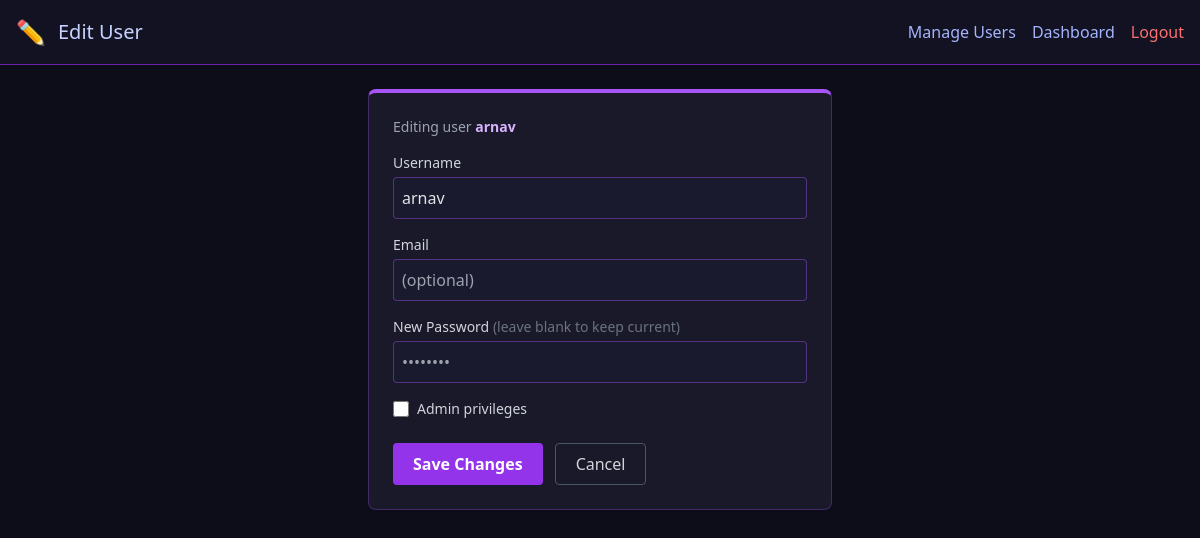
The page /admin/user/edit/3 (signed in) on the database as committed earlier.
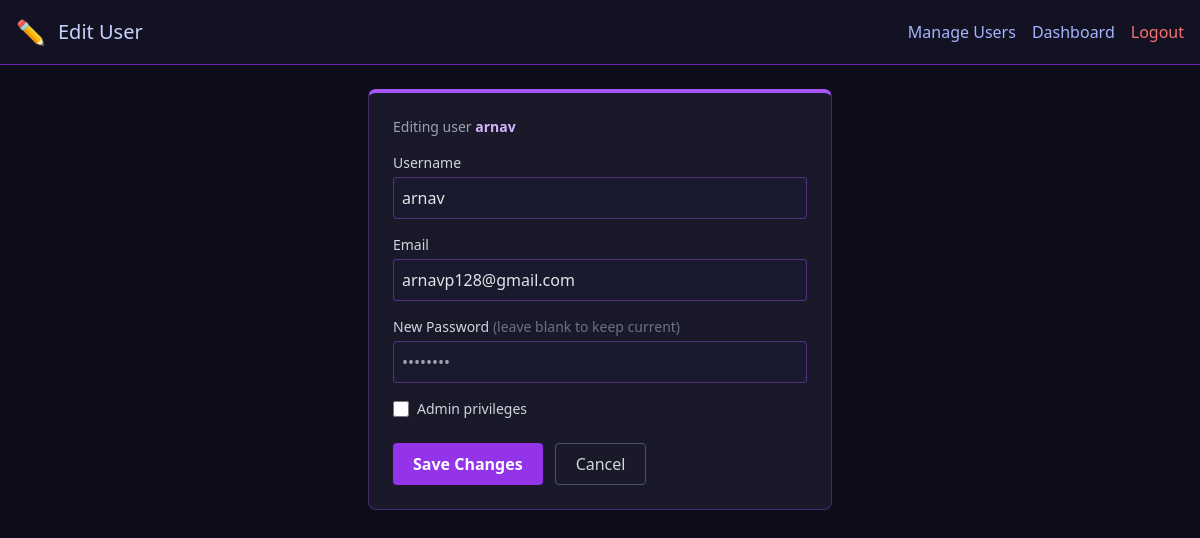
The same page on the database as committed later.
### tables this page shows
CREATE TABLE users (
            id INTEGER PRIMARY KEY AUTOINCREMENT,
            username TEXT UNIQUE,
            password BLOB,
            is_admin INTEGER DEFAULT 0
        , gmail TEXT);

### blueprints/admin.py (the view, shortened to what this page needs)
@admin_bp.route('/user/edit/<int:user_id>', methods=['GET', 'POST'])
def admin_edit_user(user_id):
    denied = _require_admin()
    if denied:
        return denied
    conn = get_db_connection()
    user = conn.execute("SELECT id, username, gmail, is_admin FROM users WHERE id=?", (user_id,)).fetchone()
    if not user:
        conn.close()
        return redirect(url_for('admin.admin_users'))
    conn.close()
    return render_template('admin_edit_user.html', user=user, current_user=session.get('username'))

### app.py (called while the page is built)
@app.context_processor
def inject_user_info():
    return {
        'session_username': session.get('username'),
        'session_is_admin': is_current_user_admin() if 'username' in session else False,
    }

@app.before_request
def require_login():
    from flask import request
    public_paths = {'/login', '/forgot_password', '/favicon.ico'}
    if request.path.startswith('/static/') or request.path in public_paths:
        return None
    if 'logged_in' not in session:
        return redirect(url_for('auth.login'))
    return None

### blueprints/admin.py (called while the page is built)
def _require_admin():
    if not is_current_user_admin():
        return render_template('login.html', error="Admin access required")
    return None

### utils/auth_helpers.py (called while the page is built)
def is_current_user_admin() -> bool:
    username = session.get('username')
    if not username:
        return False
    conn = get_db_connection()
    user = conn.execute("SELECT is_admin FROM users WHERE username=?", (username,)).fetchone()
    conn.close()
    return bool(user and user['is_admin'])

### utils/db.py (called while the page is built)
def get_db_connection() -> sqlite3.Connection:
    conn = sqlite3.connect(config.DB_FILE)
    conn.row_factory = sqlite3.Row
    return conn

### templates/admin_edit_user.html (shortened to what this page needs)
<!DOCTYPE html>
<html lang="en">
<head>
  <script src="https://cdn.tailwindcss.com"></script>
</head>
<body>
  <header class="p-4 flex justify-between items-center border-b border-purple-800 bg-[#121223]">
    <div class="flex items-center gap-3">
      <span class="text-2xl">✏️</span>
      <h1 class="text-xl text-indigo-200">Edit User</h1>
    </div>
    <div class="flex items-center gap-4">
      <a href="/admin/users" class="text-indigo-300 hover:text-white">Manage Users</a>
      <a href="/admin" class="text-indigo-300 hover:text-white">Dashboard</a>
      <a href="/logout" class="text-red-400">Logout</a>
    </div>
  </header>
  <main class="p-6 max-w-lg mx-auto">
    <div class="dark-card p-6 rounded-lg">
      <div class="mb-4 text-sm text-gray-400">
        Editing user <span class="text-purple-300 font-semibold">{{ user['username'] }}</span>
      </div>
      <form method="POST">
        <label class="block mb-1 text-sm text-gray-300">Username</label>
        <input name="username" value="{{ user['username'] }}"
               class="input-dark w-full mb-4 p-2 rounded" required />
        <label class="block mb-1 text-sm text-gray-300">Email</label>
        <input name="email" type="email" value="{{ user['gmail'] or '' }}"
               class="input-dark w-full mb-4 p-2 rounded"
               placeholder="(optional)" />
        <label class="block mb-1 text-sm text-gray-300">
          New Password <span class="text-gray-500">(leave blank to keep current)</span>
        </label>
        <input name="password" type="password"
               class="input-dark w-full mb-4 p-2 rounded"
               placeholder="••••••••" autocomplete="new-password" />
        <label class="flex items-center gap-2 mb-6 cursor-pointer select-none">
          <input type="checkbox" name="is_admin" value="1"
                 class="w-4 h-4 accent-purple-500" />
          <span class="text-sm text-gray-300">Admin privileges</span>
        </label>
        <div class="flex gap-3">
          <button type="submit"
                  class="bg-purple-600 hover:bg-purple-700 text-white px-5 py-2 rounded font-semibold">
            Save Changes
          </button>
          <a href="/admin/users"
             class="px-5 py-2 border border-gray-600 rounded text-gray-300 hover:text-white">
            Cancel
          </a>
        </div>
      </form>
    </div>
  </main>
</body>
</html>

Rows that differ between the two databases and show on the page:
changed users "arnav": email (not shown) → "arnavp128@gmail.com"
